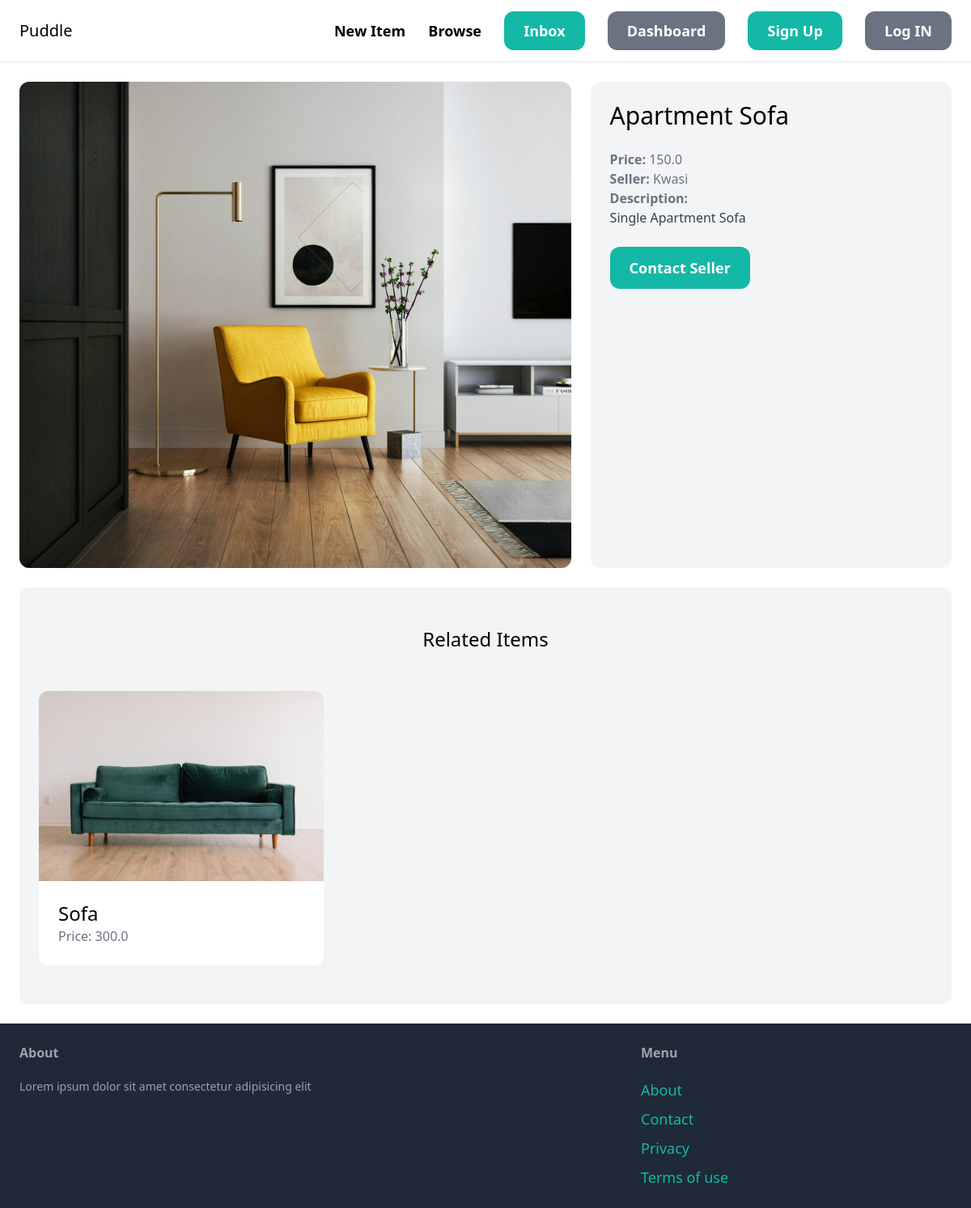
The page /items/7/ on the database its author committed.
### item/models.py (models this page shows, shortened)
class Item(models.Model):
    name = models.CharField(max_length=255)
    description = models.TextField(blank=True, null=True)
    price = models.FloatField()
    image = models.ImageField(upload_to='items_images', blank=True, null=True )
    is_sold = models.BooleanField(default=False)
    created_at = models.DateTimeField(auto_now_add=True)
    created_by = models.ForeignKey(User, related_name='items', on_delete=models.CASCADE)
    category = models.ForeignKey(Category, related_name='items', on_delete=models.CASCADE)
    class Meta:
        ordering = ('name',)

### item/views.py (the view)
# urls.py: path('<int:pk>/', views.detail, name='detail'),
def detail(request, pk):
    item = get_object_or_404(Item, pk=pk)
    related_items = Item.objects.filter(category=item.category, is_sold=False).exclude(pk=pk)[0:3]
    return render(request, 'item/detail.html', {
        'item': item,
        'related_items': related_items,
    })

### item/templates/item/detail.html (shortened to what this page needs)
{% extends "core/base.html" %}
{% block content %}
    <div class="grid grid-cols-5 gap-6">
        <div class="col-span-3">
            <img src="{{ item.image.url }}" alt="{{ item.name }}" class="rounded-xl">
        </div>
        <div class='col-span-2 p-6 bg-gray-100 rounded-xl'>
            <h1 class='mb-6 text-3xl'>{{ item.name }}</h1>
            <p class="text-gray-500"><strong>Price:</strong> {{ item.price }}</p>
            <p class="text-gray-500"><strong>Seller:</strong> {{ item.created_by.username }}</p>
            {% if item.description %}
            <p class="text-gray-700"><strong class='text-gray-500'>Description:</strong><br> {{ item.description }}</p>
            {% endif %}
            {% if request.user == item.created_by %}
                <div class="mt-6 p-6 bg-white rounded-xl">
                    <p>This is your item!</p>
                    <a href="{% url "item:edit" item.pk %}" class='inline-block mt-6 px-6 py-3 text-lg font-semibold bg-teal-500 text-white rounded-xl hover:bg-teal-700'>Edit</a>
                    <a href="{% url 'item:delete' item.pk %}" class='inline-block mt-6 px-6 py-3 text-lg font-semibold bg-red-500 text-white rounded-xl hover:bg-red-700'>Delete</a>
                </div>
            {% else %}
                <a href="#" class='inline-block mt-6 px-6 py-3 text-lg font-semibold bg-teal-500 text-white rounded-xl hover:bg-teal-700'>Contact Seller</a>
            {% endif %}
        </div>
    </div>
    <div class="mt-6 px-6 py-12 bg-gray-100 rounded-xl">
        <h2 class="mb-12 text-2xl text-center">Related Items</h2>
        <div class="grid grid-cols-3 gap-6">
            {% for item in related_items %}
                <div>
                    <a href="{% url "item:detail" item.pk %}">
                        <div>
                            <img src="{{ item.image.url }}" alt="{{ item.name }}" class="rounded-t-xl">
                        </div>
                        <div class="p-6 bg-white rounded-b-xl">
                            <h2 class='text-2xl'>{{ item.name }}</h2>
                            <p class="text-gray-500">Price: {{ item.price }}</p>
                        </div>
                    </a>
                </div>
            {% endfor %}
        </div>
    </div>
{% endblock %}

### rows shown on the page
Item: image (picture), name "Apartment Sofa", price "150.0", created_by.username "Kwasi", description "Single Apartment Sofa"
Item: image (picture), name "Sofa", price "300.0"
